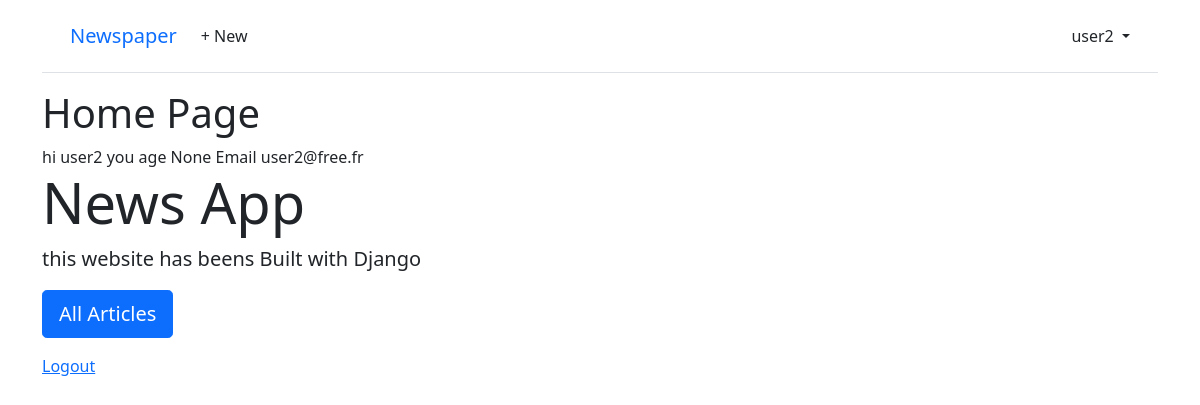
The app's page / (signed in) with its own data.
### accounts/models.py (models this page shows)
class CustomUser(AbstractUser):
    age = models.PositiveIntegerField(blank=True, null=True)

### pages/views.py (the view)
# urls.py: path('',HomePageView.as_view(), name = 'home' )
class HomePageView(TemplateView):
    template_name = 'home.html'

### templates/home.html (shortened to what this page needs)
{% extends 'base.html' %}
{% block content %}
    <h1>Home Page</h1>
    {% if user.is_authenticated %}
        hi {{ user.username }} you age {{ user.age }} Email  {{ user.email }}
        <div class="jumbotron">
            <h1 class="display-4">News App</h1>
            <p class="lead">this website has beens Built with Django</p>
            <p class="lead"><a href="{% url 'article_list' %}" class="btn btn-primary btn-lg" role="button">
                All Articles</a> </p>
        </div>
        <p><a href="{% url 'logout' %}">Logout</a></p>
    {% else %}
        <p>You aure not logged</p>
        <a href="{% url 'signup' %}">Signup</a> |
        <a href="{% url 'login' %}">Login</a>
    {% endif %}
{% endblock content %}

### templates/base.html (shortened to what this page needs)
<!DOCTYPE html>
{% load static %}
<html lang="en">
<head>
    <link href="https://cdn.jsdelivr.net/npm/bootstrap@5.1.3/dist/css/bootstrap.min.css" rel="stylesheet">
</head>
<body>
<div class="container">
  <header class="p-3 mb-3 border-bottom">
    <div class="container">
      <div class="d-flex flex-wrap align-items-center justify-content-center justify-content-lg-start">
        <a class="navbar-brand" href="{% url 'home' %}">Newspaper</a>
        <ul class="nav col-12 col-lg-auto me-lg-auto mb-2 justify-content-center mb-md-0">
        {% if user.is_authenticated %}
          <li><a href="{% url 'article_create' %}" class="nav-link px-2 link-dark">+ New</a></li>
        </ul>
        <div class="dropdown text-end">
          <a href="#" class="d-block link-dark text-decoration-none dropdown-toggle" id="dropdownUser1" data-bs-toggle="dropdown" aria-expanded="false">
            {{ user.username }}
          </a>
        </div>
        {% else %}
        </ul>
        <div class="text-end">
          <a href="{% url 'login' %}" class="btn btn-outline-primary me-2">Log In</a>
          <a href="{% url 'signup' %}" class="btn btn-primary">Sign Up</a>
        </div>
        {% endif %}
      </div>
    </div>
  </header>
</div>
  <main>
      <div class="container">
          {% block content %}
          {% endblock content %}
      </div>
  </main>
</body>
</html>

### records on screen
CustomUser: username "user2", age "None", email "user2@free.fr"
